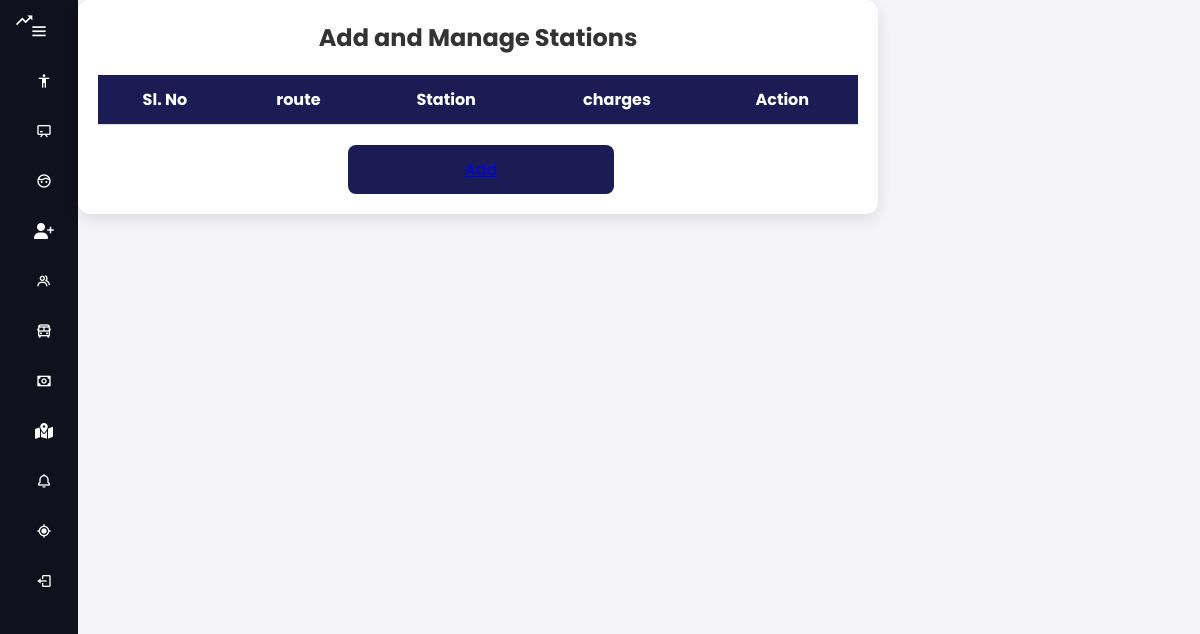
/administrator/stationbyroute/4/, run on an earlier commit of the app's database.
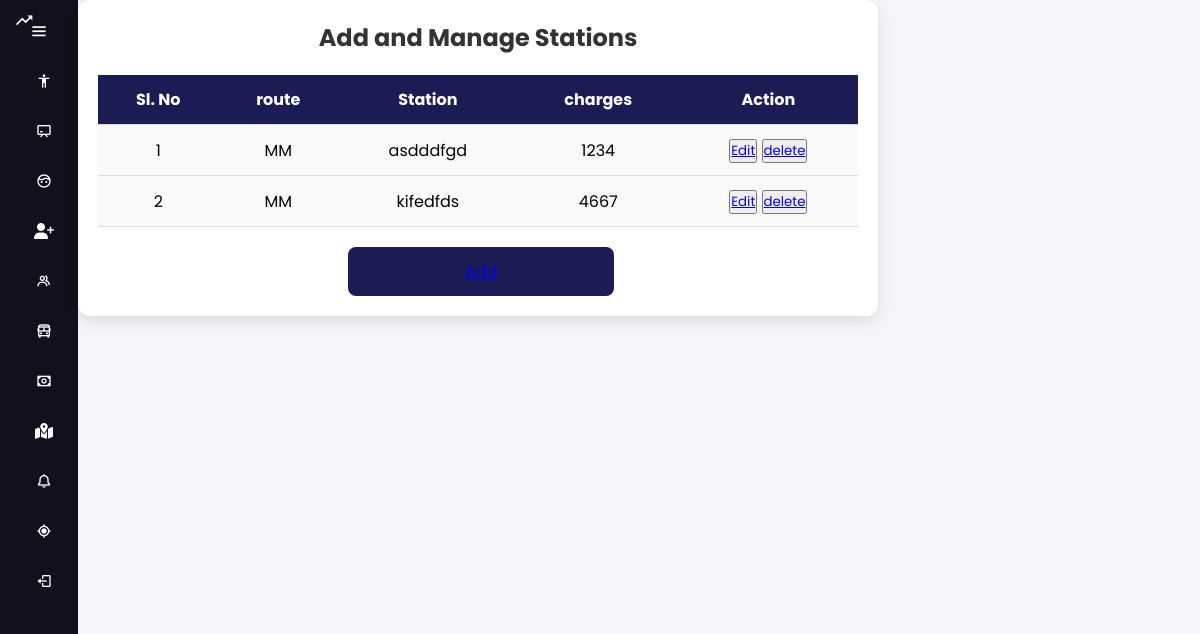
And on a later commit of the database.
### administrator/models.py (models this page shows)
class StationTable(models.Model):
    route=models.ForeignKey(RouteTable, on_delete=models.CASCADE)
    station=models.CharField(max_length=10,null=True,blank=True)
    charges=models.BigIntegerField(null=True,blank=True)
    created_at=models.DateTimeField(auto_now_add=True, null=True, blank=True)
    updated_at = models.DateTimeField(auto_now_add=True, null=True, blank=True)

class RouteTable(models.Model):
    route=models.CharField(max_length=10,null=True,blank=True)
    tripno=models.BigIntegerField(null=True,blank=True)
    status=models.CharField(max_length=10,null=True,blank=True)
    created_at=models.DateTimeField(auto_now_add=True, null=True, blank=True)
    updated_at = models.DateTimeField(auto_now_add=True, null=True, blank=True)

### administrator/views.py (the view)
# urls.py: path('stationbyroute/<str:route>/', viewsStationbyroute.as_view(), name='   '),
class viewsStationbyroute(View):
    def get(self,request,route):
        d=StationTable.objects.filter(route=route).all()
        print(d)
        return render(request, "administrator/station/view_station copy.html", {'val': d})

### templates/administrator/station/view_station copy.html (shortened to what this page needs)
{% extends 'administrator/admindashboard.html' %}
{% load static %}
{% block body %}
<html lang="en">
<head>
    <link rel="stylesheet" href="{% static 'station.css' %}">
</head>
<body>
    <div class="container">
        <h2>Add and Manage Stations</h2>
        <table>
                <tr>
                    <th>Sl. No</th>
                    <th>route</th>
                    <th>Station</th>
                    <th>charges</th>
                    <th>Action</th>
                </tr>
                {% for i in val %}
                <tr>
                    <td>{{forloop.counter}}</td>
                    <td>{{i.route.route}}</td>
                     <td>{{i.station}}</td>
                    <td>{{i.charges}}</td>
                    <td>
                        <button class="action-btn edit-btn"><a href="/administrator/editstation/{{i.id}}/">Edit</a></button>
                        <button class="action-btn delete-btn"><a href="/administrator/Deletestation/{{i.id}}/">delete</a></button>
                    </td>
                </tr>
                {% endfor %}
        </table>
        <button class="add-btn"> <a href="{% url 'addstation_page' %}">Add</a></button>
    </div>
</body>
</html>
{% endblock %}

What changed in the data, as far as the page shows it:
added StationTable: route.route "MM", station "asdddfgd", charges "1234"
added StationTable: route.route "MM", station "kifedfds", charges "4667"
